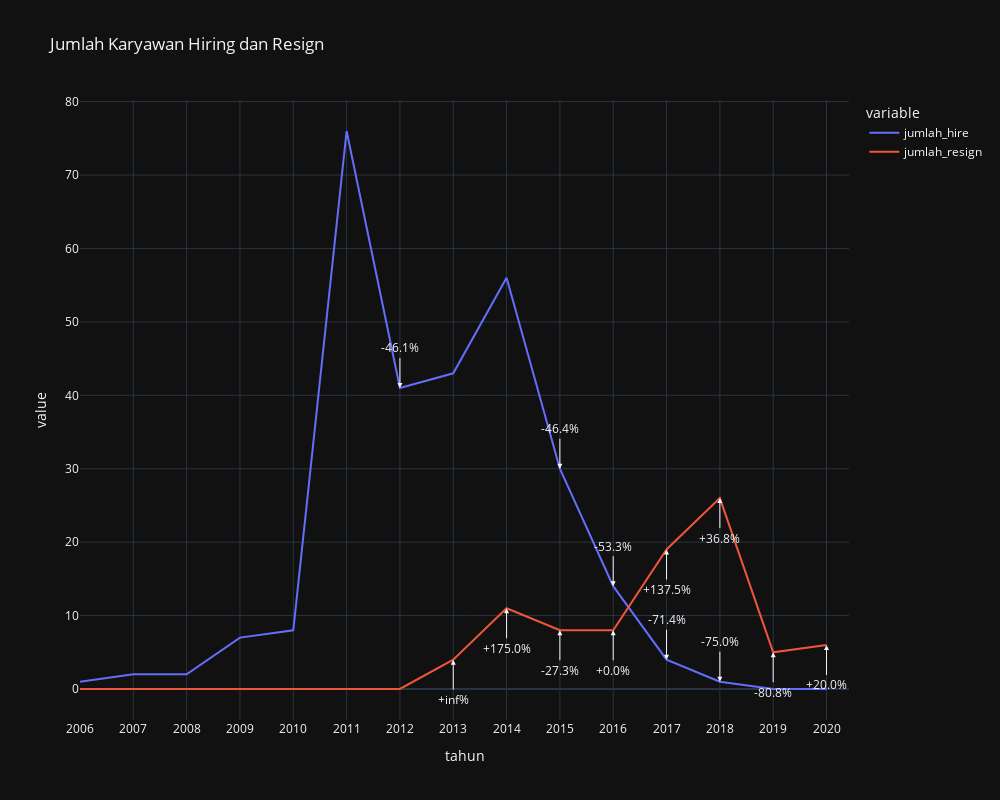

This figure's notebook cell:
### Code cell
min_tahun = data_hiring_resign['tahun'].min()
max_tahun = data_hiring_resign['tahun'].max()
fig = px.line(data_hiring_resign, x='tahun', y=['jumlah_hire','jumlah_resign'], title='Jumlah Karyawan Hiring dan Resign',
              template='plotly_dark',width=1000,height=800)
years = np.arange(min_tahun, max_tahun + 1)
fig.update_layout(xaxis={'tickvals':years, 'ticktext':years})
annotations = []
for i in range(1, len(data_hiring_resign)):
    jumlah_hire = data_hiring_resign.iloc[i]['jumlah_hire']
    jumlah_resign = data_hiring_resign.iloc[i]['jumlah_resign']
    tahun = data_hiring_resign.iloc[i]['tahun']
    jumlah_hire_sebelumnya = data_hiring_resign.iloc[i-1]['jumlah_hire']
    jumlah_resign_sebelumnya = data_hiring_resign.iloc[i-1]['jumlah_resign']
    if jumlah_hire != 0:
        persentase_kenaikan_hire = (jumlah_hire - jumlah_hire_sebelumnya) / jumlah_hire_sebelumnya * 100
        if persentase_kenaikan_hire >= 0:
            annotation_x = f'+{persentase_kenaikan_hire:.1f}%'
        else:
            annotation_x = f'{persentase_kenaikan_hire:.1f}%'
            annotations.append(dict(x=tahun, y=jumlah_hire, text=annotation_x, showarrow=True, arrowhead=2, ax=0, ay=-40))
    if jumlah_resign != 0:
        persentase_kenaikan_y = (jumlah_resign - jumlah_resign_sebelumnya) / jumlah_resign_sebelumnya * 100
        if persentase_kenaikan_y >= 0:
            annotation_y = f'+{persentase_kenaikan_y:.1f}%'
        else:
            annotation_y = f'{persentase_kenaikan_y:.1f}%'
        annotations.append(dict(x=tahun, y=jumlah_resign, text=annotation_y, showarrow=True, arrowhead=2, ax=0, ay=40))
for annotation in annotations:
    fig.add_annotation(annotation)
fig.show()

### Figure 1 — Plotly figure (JSON) as saved in the notebook; plotly's stock layout.template omitted (floating-point values rounded to 4 significant figures)
{"data": [{"hovertemplate": "variable=jumlah_hire<br>tahun=%{x}<br>value=%{y}<extra></extra>", "legendgroup": "jumlah_hire", "line": {"color": "#636efa", "dash": "solid"}, "marker": {"symbol": "circle"}, "mode": "lines", "name": "jumlah_hire", "orientation": "v", "showlegend": true, "type": "scatter", "x": [2006, 2007, 2008, 2009, 2010, 2011, 2012, 2013, 2014, 2015, 2016, 2017, 2018, 2019, 2020], "xaxis": "x", "y": [1, 2, 2, 7, 8, 76, 41, 43, 56, 30, 14, 4, 1, 0, 0], "yaxis": "y"}, {"hovertemplate": "variable=jumlah_resign<br>tahun=%{x}<br>value=%{y}<extra></extra>", "legendgroup": "jumlah_resign", "line": {"color": "#EF553B", "dash": "solid"}, "marker": {"symbol": "circle"}, "mode": "lines", "name": "jumlah_resign", "orientation": "v", "showlegend": true, "type": "scatter", "x": [2006, 2007, 2008, 2009, 2010, 2011, 2012, 2013, 2014, 2015, 2016, 2017, 2018, 2019, 2020], "xaxis": "x", "y": [0, 0, 0, 0, 0, 0, 0, 4, 11, 8, 8, 19, 26, 5, 6], "yaxis": "y"}], "layout": {"annotations": [{"arrowhead": 2, "ax": 0, "ay": -40, "showarrow": true, "text": "-46.1%", "x": 2012, "y": 41}, {"arrowhead": 2, "ax": 0, "ay": 40, "showarrow": true, "text": "+inf%", "x": 2013, "y": 4}, {"arrowhead": 2, "ax": 0, "ay": 40, "showarrow": true, "text": "+175.0%", "x": 2014, "y": 11}, {"arrowhead": 2, "ax": 0, "ay": -40, "showarrow": true, "text": "-46.4%", "x": 2015, "y": 30}, {"arrowhead": 2, "ax": 0, "ay": 40, "showarrow": true, "text": "-27.3%", "x": 2015, "y": 8}, {"arrowhead": 2, "ax": 0, "ay": -40, "showarrow": true, "text": "-53.3%", "x": 2016, "y": 14}, {"arrowhead": 2, "ax": 0, "ay": 40, "showarrow": true, "text": "+0.0%", "x": 2016, "y": 8}, {"arrowhead": 2, "ax": 0, "ay": -40, "showarrow": true, "text": "-71.4%", "x": 2017, "y": 4}, {"arrowhead": 2, "ax": 0, "ay": 40, "showarrow": true, "text": "+137.5%", "x": 2017, "y": 19}, {"arrowhead": 2, "ax": 0, "ay": -40, "showarrow": true, "text": "-75.0%", "x": 2018, "y": 1}, {"arrowhead": 2, "ax": 0, "ay": 40, "showarrow": true, "text": "+36.8%", "x": 2018, "y": 26}, {"arrowhead": 2, "ax": 0, "ay": 40, "showarrow": true, "text": "-80.8%", "x": 2019, "y": 5}, {"arrowhead": 2, "ax": 0, "ay": 40, "showarrow": true, "text": "+20.0%", "x": 2020, "y": 6}], "height": 800, "legend": {"title": {"text": "variable"}, "tracegroupgap": 0}, "title": {"text": "Jumlah Karyawan Hiring dan Resign"}, "width": 1000, "xaxis": {"anchor": "y", "domain": [0, 1], "ticktext": [2006, 2007, 2008, 2009, 2010, 2011, 2012, 2013, 2014, 2015, 2016, 2017, 2018, 2019, 2020], "tickvals": [2006, 2007, 2008, 2009, 2010, 2011, 2012, 2013, 2014, 2015, 2016, 2017, 2018, 2019, 2020], "title": {"text": "tahun"}}, "yaxis": {"anchor": "x", "domain": [0, 1], "title": {"text": "value"}}}}
